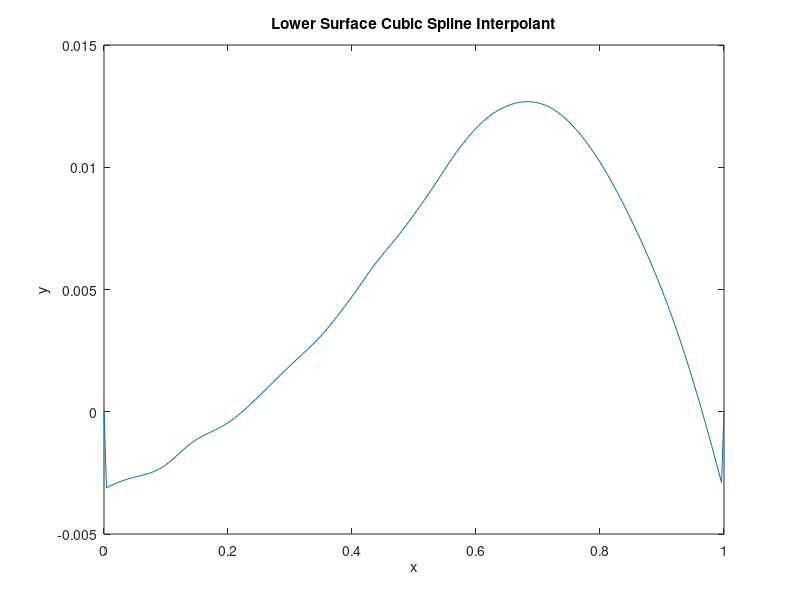
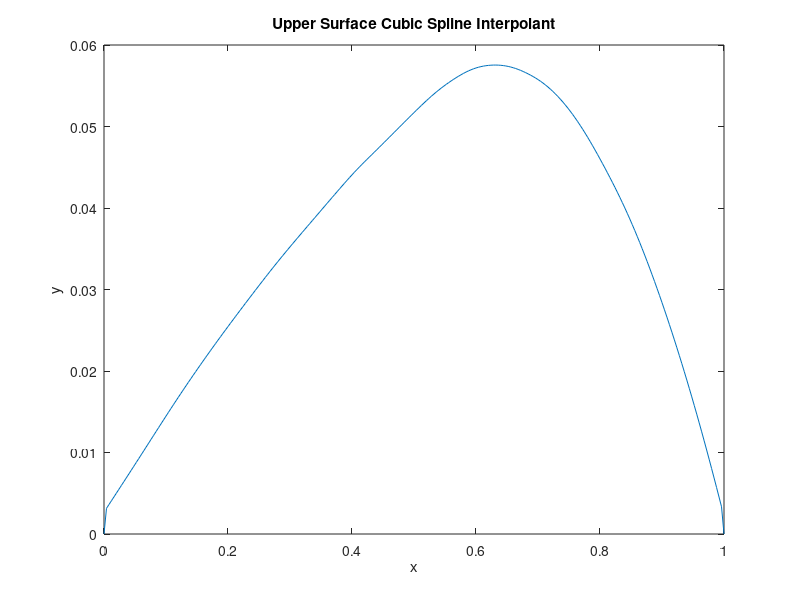

These figures' MATLAB source, in order: (Note: this script raises an error after producing the figures.)
% Rotor Analysis

clc;
clear;
close all
% --- Read Data ---

%Lower surface
[x,y,p,M,Cp] = textread ('NASA-Rotor37.dat','%n %n %n %n %n',97,'headerlines',4);
%upper surface
[x2,y2,p2,M2,Cp2] = textread ('NASA-Rotor37.dat','%n %n %n %n %n',97,'headerlines',104);


% -- Process & Display Results --

% Interpolate (x,y) coordinates using spline function: cubic spline
% interpolant

x_int = 0:0.004:1; %251 equally-spaced points x =0:1

% Lower surface - Display Cubic Spline
ySpline = spline (x,y, x_int);
figure
plot (x_int, ySpline)
xlabel ('x')
ylabel ('y')
title ('Lower Surface Cubic Spline Interpolant')

% Upper surface - Display Cubic Spline
ySpline2 = spline (x2,y2,x_int);
figure
plot (x_int, ySpline2)
xlabel ('x')
ylabel ('y')
title ('Upper Surface Cubic Spline Interpolant')

% Improved predictions of the cubic spline by taking into account path
% length along the rotor surface


% Calculating estimated path length
l1 = zeros(size(x)); %lower surface
l2 = zeros(size(x)); %upper surface
for i = 2:length(x)
    % lower surface
    l1(i) = l1(i - 1) + sqrt ((x(i) - x(i-1))^2 + (y(i) - y(i-1))^2);
    %upper surface
    l2(i) = l2(i - 1) + sqrt ((x2(i) - x2(i-1))^2 + (y2(i) - y2(i-1))^2);
end

%calculating piecewise cubic spline interpolant
%lower surface
%x=s(l); y=s(l)
sx1 = spline (l1,x);
sy1S = spline (l1,y);

%coefficients of equation in form of a polynomial
coeffx1 = sx1.coefs;
coeffy1 = sy1S.coefs;
sy1 = zeros(size(x_int)); %spline of y
sy1(1)= y(1);

for i = 2:length(x_int) %calculate spline y
    n = Locate (x, x_int(i)); % determine which subinterval n
    eqn = coeffx1(n,:);
    eqn(4) = eqn(4) - x_int(i); % constant coefficient accounts for x_int
    rt = roots (eqn);
    sy1(i) = polyval(coeffy1(n,:), rt(3)); %evaluate with 3rd root
end
figure
plot (ppval (sx1,x_int),sy1) %plot interpolant
xlabel ('x')
ylabel ('y')
title ('Lower Surface Cubic Spline Improved Interpolant')

% same procedure for upper surface
sx2 = spline (l2,x2);
sy2S = spline (l2,y2);

%coefficients of equation in form of a polynomial
coeffx2 = sx2.coefs;
coeffy2 = sy2S.coefs;
sy2 = zeros(size(x_int));
sy2(1)= y2(1);

for i = 2:length(x_int)
    n = Locate (x2, x_int(i)); % determine which subinterval n
    eqn = coeffx2(n,:);
    eqn(4) = eqn(4) - x_int(i); % constant coefficient accounts for x_int
    rt = roots (eqn);
    sy2(i) = polyval(coeffy2(n,:), rt(3)); %evaluate
end
figure
plot (ppval (sx2,x_int),sy2)
xlabel ('x')
ylabel ('y')
title ('Upper Surface Cubic Spline Improved Interpolant')

% Spline interpolants for Mach number, pressure coefficient

% MACH NUMBER INTERPOLANT
%lower surface

sm1S = spline (l1,M);

%coefficients of equation in form of a polynomial
coeffm1 = sm1S.coefs;
sm1 = zeros(size(x_int));
sm1(1)= M(1);

for i = 2:length(x_int)
    n = Locate (x, x_int(i)); % determine which subinterval n
    eqn = coeffx1(n,:);
    eqn(4) = eqn(4) - x_int(i); % constant coefficient accounts for x_int
    rt = roots (eqn);
    sm1(i) = polyval(coeffm1(n,:), rt(3)); %evaluate
end
figure
plot (ppval (sx1,x_int),sm1)
xlabel ('x')
ylabel ('M')
title ('Lower Surface Cubic Spline Improved Interpolant (Mach Number)')

%upper surface

sm2S = spline (l2,M2);

%coefficients of equation in form of a polynomial
coeffm2 = sm2S.coefs;
sm2 = zeros(size(x_int));
sm2(1)= M2(1);

for i = 2:length(x_int)
    n = Locate (x2, x_int(i)); % determine which subinterval n
    eqn = coeffx2(n,:);
    eqn(4) = eqn(4) - x_int(i); % constant coefficient accounts for x_int
    rt = roots (eqn);
    sm2(i) = polyval(coeffm2(n,:), rt(3)); %evaluate
end
figure
plot (ppval (sx2,x_int),sm2)
xlabel ('x')
ylabel ('M')
title ('Upper Surface Cubic Spline Improved Interpolant (Mach Number)')




% PRESSURE CONSTANT INTERPOLANT
%lower surface

sc1S = spline (l1,Cp);

%coefficients of equation in form of a polynomial
coeffc1 = sc1S.coefs;
sc1 = zeros(size(x_int));
sc1(1)= Cp(1);

for i = 2:length(x_int)
    n = Locate (x, x_int(i)); % determine which subinterval n
    eqn = coeffx1(n,:);
    eqn(4) = eqn(4) - x_int(i); % constant coefficient accounts for x_int
    rt = roots (eqn);
    sc1(i) = polyval(coeffc1(n,:), rt(3)); %evaluate
end
figure
plot (ppval (sx1,x_int),sc1)
xlabel ('x')
ylabel ('Cp')
title ('Lower Surface Cubic Spline Improved Interpolant (Pressure Constant)')

%upper surface

sc2S = spline (l2,Cp2);

%coefficients of equation in form of a polynomial
coeffc2 = sc2S.coefs;
sc2 = zeros(size(x_int));
sc2(1)= Cp2(1);

for i = 2:length(x_int)
    n = Locate (x2, x_int(i)); % determine which subinterval n
    eqn = coeffx2(n,:);
    eqn(4) = eqn(4) - x_int(i); % constant coefficient accounts for x_int
    rt = roots (eqn);
    sc2(i) = polyval(coeffc2(n,:), rt(3)); %evaluate
end
figure
plot (ppval (sx2,x_int),sc2)
xlabel ('x')
ylabel ('Cp')
title ('Upper Surface Cubic Spline Improved Interpolant (Pressure Constant)')

